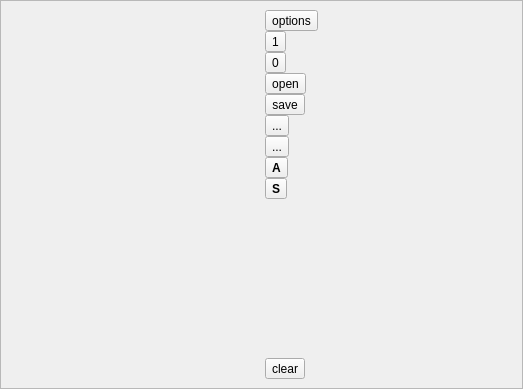
<?xml version="1.0" encoding="UTF-8"?>
<ui version="4.0">
 <class>GrapherBox</class>
 <widget class="QWidget" name="GrapherBox">
  <property name="geometry">
   <rect>
    <x>0</x>
    <y>0</y>
    <width>523</width>
    <height>389</height>
   </rect>
  </property>
  <layout class="QVBoxLayout" name="verticalLayout">
   <property name="spacing">
    <number>3</number>
   </property>
   <property name="leftMargin">
    <number>0</number>
   </property>
   <property name="topMargin">
    <number>0</number>
   </property>
   <property name="rightMargin">
    <number>0</number>
   </property>
   <property name="bottomMargin">
    <number>0</number>
   </property>
   <item>
    <widget class="QFrame" name="frame">
     <property name="frameShape">
      <enum>QFrame::StyledPanel</enum>
     </property>
     <property name="frameShadow">
      <enum>QFrame::Raised</enum>
     </property>
     <layout class="QHBoxLayout" name="horizontalLayout">
      <item>
       <widget class="QwtPlot" name="qwtPlot"/>
      </item>
      <item>
       <widget class="QFrame" name="frame_buttons">
        <property name="frameShape">
         <enum>QFrame::NoFrame</enum>
        </property>
        <property name="frameShadow">
         <enum>QFrame::Raised</enum>
        </property>
        <layout class="QVBoxLayout" name="verticalLayout_2">
         <property name="spacing">
          <number>0</number>
         </property>
         <property name="leftMargin">
          <number>0</number>
         </property>
         <property name="topMargin">
          <number>0</number>
         </property>
         <property name="rightMargin">
          <number>0</number>
         </property>
         <property name="bottomMargin">
          <number>0</number>
         </property>
         <item>
          <widget class="QToolButton" name="btn_Options">
           <property name="text">
            <string>options</string>
           </property>
           <property name="icon">
            <iconset resource="../../../icons/grapher.qrc">
             <normaloff>:/grapher/advancedsettings.png</normaloff>:/grapher/advancedsettings.png</iconset>
           </property>
          </widget>
         </item>
         <item>
          <widget class="QToolButton" name="btn_all_on">
           <property name="text">
            <string>1</string>
           </property>
          </widget>
         </item>
         <item>
          <widget class="QToolButton" name="btn_all_off">
           <property name="text">
            <string>0</string>
           </property>
          </widget>
         </item>
         <item>
          <widget class="QToolButton" name="btn_Load">
           <property name="text">
            <string>open</string>
           </property>
           <property name="icon">
            <iconset resource="../../../icons/grapher.qrc">
             <normaloff>:/grapher/fileopen.png</normaloff>:/grapher/fileopen.png</iconset>
           </property>
          </widget>
         </item>
         <item>
          <widget class="QToolButton" name="btn_Save">
           <property name="text">
            <string>save</string>
           </property>
           <property name="icon">
            <iconset resource="../../../icons/grapher.qrc">
             <normaloff>:/grapher/filesave.png</normaloff>:/grapher/filesave.png</iconset>
           </property>
          </widget>
         </item>
         <item>
          <widget class="QToolButton" name="btn_Vertical">
           <property name="text">
            <string>...</string>
           </property>
           <property name="icon">
            <iconset resource="../../../icons/grapher.qrc">
             <normaloff>:/grapher/object-flip-vertical.png</normaloff>:/grapher/object-flip-vertical.png</iconset>
           </property>
           <property name="checkable">
            <bool>true</bool>
           </property>
          </widget>
         </item>
         <item>
          <widget class="QToolButton" name="btn_Horizontal">
           <property name="text">
            <string>...</string>
           </property>
           <property name="icon">
            <iconset resource="../../../icons/grapher.qrc">
             <normaloff>:/grapher/object-flip-horizontal.png</normaloff>:/grapher/object-flip-horizontal.png</iconset>
           </property>
           <property name="checkable">
            <bool>true</bool>
           </property>
          </widget>
         </item>
         <item>
          <widget class="QToolButton" name="btn_autoscroll">
           <property name="font">
            <font>
             <weight>75</weight>
             <bold>true</bold>
            </font>
           </property>
           <property name="text">
            <string>A</string>
           </property>
           <property name="checkable">
            <bool>true</bool>
           </property>
          </widget>
         </item>
         <item>
          <widget class="QToolButton" name="btn_Statistic">
           <property name="font">
            <font>
             <weight>75</weight>
             <bold>true</bold>
            </font>
           </property>
           <property name="text">
            <string>S</string>
           </property>
          </widget>
         </item>
         <item>
          <spacer name="verticalSpacer">
           <property name="orientation">
            <enum>Qt::Vertical</enum>
           </property>
           <property name="sizeHint" stdset="0">
            <size>
             <width>20</width>
             <height>40</height>
            </size>
           </property>
          </spacer>
         </item>
         <item>
          <widget class="QToolButton" name="btn_Clear">
           <property name="text">
            <string>clear</string>
           </property>
           <property name="icon">
            <iconset resource="../../../icons/grapher.qrc">
             <normaloff>:/grapher/edit-clear.png</normaloff>:/grapher/edit-clear.png</iconset>
           </property>
          </widget>
         </item>
        </layout>
       </widget>
      </item>
     </layout>
    </widget>
   </item>
  </layout>
 </widget>
 <customwidgets>
  <customwidget>
   <class>QwtPlot</class>
   <extends>QFrame</extends>
   <header>qwt_plot.h</header>
   <container>1</container>
  </customwidget>
 </customwidgets>
 <resources>
  <include location="../../../icons/grapher.qrc"/>
 </resources>
 <connections/>
</ui>
